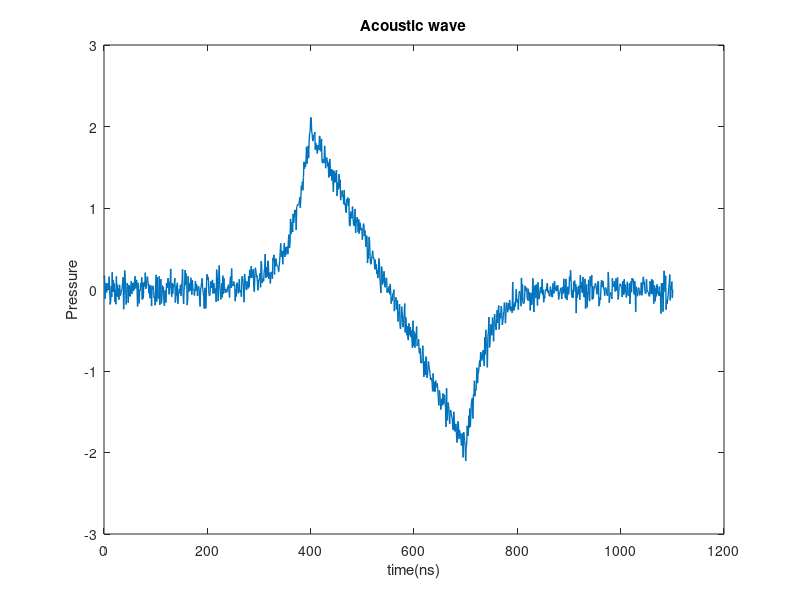

MATLAB code to generate this figure: (Note: this script raises an error after producing the figure.)
%
%
%   EE6265 Fu-En Wang 106061531 HW3 12/10/2017
%
%
clear;

fig_path = '../doc/src/';
GAMMA = 0.12;
H0 = 0.09; % J/cm^2
ua = 180; % cm^-1
speed = 1.5; % mm/us
thick = 300; % um

p1a = false;
p1b = true;

%
% Problem 1-a
%
time = -400:(thick/2); % ns
pos_pressure = ua * GAMMA * H0 * exp(-ua * 10^2 * abs(time) * speed * 10^-6);
neg_pressure = -flip(pos_pressure);
pressure = [pos_pressure neg_pressure];
[max_val, max_idx] = max(pressure);
[min_val, min_idx] = min(pressure);
time_axis = 0:length(pressure)-1;
A = [time_axis(max_idx) 1; time_axis(min_idx) 1];
b = [max_val min_val]';
x = A \ b;
pressure(min_idx:-1:max_idx) = time_axis(min_idx:-1:max_idx) * x(1) + x(2);
if p1a
    fig = figure();
    plot(time_axis, pressure, 'linewidth', 2)
    title('Acoustic wave')
    xlabel('time(ns)')
    ylabel('Pressure')
    saveFig(fig, [fig_path 'p1a.pdf'])
end

%
% Problem 1-b
%
gauss_std = (max_val) * 5 / 100;
p1a_time = time_axis;
p1a_pressure = pressure + gauss_std * randn(1, length(pressure));
time = 0:300;
pressure = ua * GAMMA * H0 * exp(-ua * 10^2 * abs(time) * speed * 10^-6);
pressure = pressure + gauss_std * randn(1, length(pressure));


x0 = 100;
func = @(x)sum(abs(pressure - max_val*exp(-x * abs(time) * speed * 10^-4)));
x = lsqnonlin(func,x0);
predict_pressure = max_val*exp(-x * abs(time) * speed * 10^-4);
%plot(time, pressure, time, predict_pressure, 'linewidth', 1)
if p1b
    fig = figure();
    
    plot(p1a_time, p1a_pressure, 'linewidth', 1)
    title('Acoustic wave')
    xlabel('time(ns)')
    ylabel('Pressure')
    saveFig(fig, [fig_path 'p1b-1.pdf'])
    
    plot(time, pressure, 'linewidth', 1)
    hold on
    plot(time, predict_pressure, 'r', 'linewidth', 2)
    legend('Signal', sprintf('%.2fexp(-%.2fz)', max_val, x))
    title('Acoustic wave')
    xlabel('time(ns)')
    ylabel('Pressure')
    ylim([-0.3 2.1])
    saveFig(fig, [fig_path 'p1b-2.pdf'])
end
